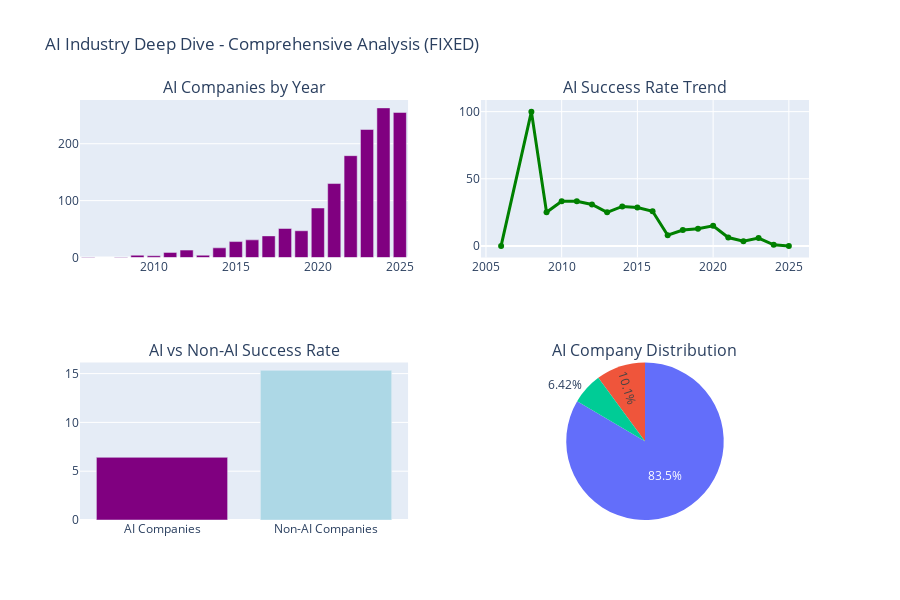

Write notebook code for a chart like this one.
### Markdown cell above
## 2.9.1. AI Industry Deep Dive

### Code cell
# Fixed AI Industry Analysis - Corrected subplot specifications
def analyze_ai_industry():
    """Deep dive analysis of AI/ML companies with proper subplot specs"""
    ai_df = df[df['is_ai']].copy()
    
    if len(ai_df) == 0:
        print("⚠️  No AI companies found in dataset")
        return None
    
    print(f"\n🤖 AI INDUSTRY DEEP DIVE (FIXED)")
    print("="*60)
    print(f"📊 AI Companies Overview:")
    print(f"  Total AI Companies: {len(ai_df):,}")
    print(f"  Success Rate: {ai_df['is_successful'].mean()*100:.1f}%")
    print(f"  Active Companies: {(ai_df['status'] == 'Active').sum():,}")
    print(f"  Solo Founders: {ai_df['is_solo_founder'].sum():,} ({ai_df['is_solo_founder'].mean()*100:.1f}%)")
    print(f"  SF Bay Area: {ai_df['is_sf_bay'].sum():,} ({ai_df['is_sf_bay'].mean()*100:.1f}%)")
    print(f"  International: {(~ai_df['is_us']).sum():,} ({(~ai_df['is_us']).mean()*100:.1f}%)")
    
    # AI-specific tags analysis
    ai_tags = []
    for tags in ai_df['tags'].dropna():
        if isinstance(tags, list):
            ai_tags.extend(tags)
    
    ai_tag_counts = pd.Series(ai_tags).value_counts()
    print(f"\n🏷️  TOP AI-RELATED TAGS:")
    for i, (tag, count) in enumerate(ai_tag_counts.head(10).items(), 1):
        print(f"  {i:2d}. {tag}: {count} companies")
    
    # AI success by year
    ai_yearly = ai_df.groupby('batch_year').agg({
        'company_id': 'count',
        'is_successful': 'mean',
        'team_size': 'mean'
    }).round(3)
    ai_yearly.columns = ['AI_Companies', 'AI_Success_Rate', 'Avg_Team_Size']
    ai_yearly = ai_yearly.dropna()
    
    print(f"\n📈 AI COMPANIES BY YEAR:")
    print(ai_yearly.tail(10).to_string())
    
    # AI vs Non-AI comparison
    non_ai_df = df[~df['is_ai']].copy()
    
    comparison = pd.DataFrame({
        'Metric': [
            'Total Companies',
            'Success Rate (%)',
            'Avg Team Size',
            'Solo Founder %',
            'SF Bay Area %',
            'International %'
        ],
        'AI Companies': [
            len(ai_df),
            ai_df['is_successful'].mean() * 100,
            ai_df['team_size'].mean(),
            ai_df['is_solo_founder'].mean() * 100,
            ai_df['is_sf_bay'].mean() * 100,
            (~ai_df['is_us']).mean() * 100
        ],
        'Non-AI Companies': [
            len(non_ai_df),
            non_ai_df['is_successful'].mean() * 100,
            non_ai_df['team_size'].mean(),
            non_ai_df['is_solo_founder'].mean() * 100,
            non_ai_df['is_sf_bay'].mean() * 100,
            (~non_ai_df['is_us']).mean() * 100
        ]
    })
    
    comparison['Difference'] = comparison['AI Companies'] - comparison['Non-AI Companies']
    comparison = comparison.round(2)
    
    print(f"\n🔄 AI vs NON-AI COMPARISON:")
    print(comparison.to_string(index=False))
    
    # AI industry trends visualization with CORRECT subplot specs
    fig = make_subplots(
        rows=2, cols=2,
        subplot_titles=(
            'AI Companies by Year',
            'AI Success Rate Trend',
            'AI vs Non-AI Success Rate',
            'AI Company Distribution'
        ),
        specs=[[{"type": "bar"}, {"type": "scatter"}],
               [{"type": "bar"}, {"type": "pie"}]]
    )
    
    # 1. AI Companies by Year
    fig.add_trace(
        go.Bar(x=ai_yearly.index, y=ai_yearly['AI_Companies'], 
               name='AI Companies', marker_color='purple'),
        row=1, col=1
    )
    
    # 2. AI Success Rate Trend
    fig.add_trace(
        go.Scatter(x=ai_yearly.index, y=ai_yearly['AI_Success_Rate']*100, 
                   mode='lines+markers', name='AI Success Rate %',
                   line=dict(color='green', width=3)),
        row=1, col=2
    )
    
    # 3. AI vs Non-AI Success Rate
    fig.add_trace(
        go.Bar(x=['AI Companies', 'Non-AI Companies'], 
               y=[ai_df['is_successful'].mean()*100, non_ai_df['is_successful'].mean()*100],
               name='Success Rate %', marker_color=['purple', 'lightblue']),
        row=2, col=1
    )
    
    # 4. AI Company Distribution (PIE CHART - now properly specified)
    ai_status = ai_df['status'].value_counts()
    fig.add_trace(
        go.Pie(labels=ai_status.index, values=ai_status.values,
               name='AI Company Status'),
        row=2, col=2
    )
    
    fig.update_layout(
        title='AI Industry Deep Dive - Comprehensive Analysis (FIXED)',
        showlegend=False,
        height=600
    )
    
    fig.show()
    
    return ai_df, comparison

# Run the FIXED AI industry analysis
print("🤖 AI Industry Deep Dive Analysis (FIXED)")
ai_results, ai_comparison = analyze_ai_industry_fixed()

### Figure 1 — Plotly figure (JSON) as saved in the notebook; plotly's stock layout.template omitted (floating-point values rounded to 4 significant figures)
{"data": [{"marker": {"color": "purple"}, "name": "AI Companies", "type": "bar", "x": [2006, 2008, 2009, 2010, 2011, 2012, 2013, 2014, 2015, 2016, 2017, 2018, 2019, 2020, 2021, 2022, 2023, 2024, 2025], "xaxis": "x", "y": [1, 1, 4, 3, 9, 13, 4, 17, 28, 31, 38, 51, 47, 87, 130, 179, 225, 263, 255], "yaxis": "y"}, {"line": {"color": "green", "width": 3}, "mode": "lines+markers", "name": "AI Success Rate %", "type": "scatter", "x": [2006, 2008, 2009, 2010, 2011, 2012, 2013, 2014, 2015, 2016, 2017, 2018, 2019, 2020, 2021, 2022, 2023, 2024, 2025], "xaxis": "x2", "y": [0, 100, 25, 33.3, 33.3, 30.8, 25, 29.4, 28.6, 25.8, 7.9, 11.8, 12.8, 14.9, 6.2, 3.4, 5.8, 0.8, 0], "yaxis": "y2"}, {"marker": {"color": ["purple", "lightblue"]}, "name": "Success Rate %", "type": "bar", "x": ["AI Companies", "Non-AI Companies"], "xaxis": "x3", "y": [6.421, 15.33], "yaxis": "y3"}, {"domain": {"x": [0.55, 1], "y": [0, 0.375]}, "labels": ["Active", "Inactive", "Acquired"], "name": "AI Company Status", "type": "pie", "values": [1157, 140, 89]}], "layout": {"annotations": [{"font": {"size": 16}, "showarrow": false, "text": "AI Companies by Year", "x": 0.225, "xanchor": "center", "xref": "paper", "y": 1, "yanchor": "bottom", "yref": "paper"}, {"font": {"size": 16}, "showarrow": false, "text": "AI Success Rate Trend", "x": 0.775, "xanchor": "center", "xref": "paper", "y": 1, "yanchor": "bottom", "yref": "paper"}, {"font": {"size": 16}, "showarrow": false, "text": "AI vs Non-AI Success Rate", "x": 0.225, "xanchor": "center", "xref": "paper", "y": 0.375, "yanchor": "bottom", "yref": "paper"}, {"font": {"size": 16}, "showarrow": false, "text": "AI Company Distribution", "x": 0.775, "xanchor": "center", "xref": "paper", "y": 0.375, "yanchor": "bottom", "yref": "paper"}], "height": 600, "showlegend": false, "title": {"text": "AI Industry Deep Dive - Comprehensive Analysis (FIXED)"}, "xaxis": {"anchor": "y", "domain": [0, 0.45]}, "xaxis2": {"anchor": "y2", "domain": [0.55, 1]}, "xaxis3": {"anchor": "y3", "domain": [0, 0.45]}, "yaxis": {"anchor": "x", "domain": [0.625, 1]}, "yaxis2": {"anchor": "x2", "domain": [0.625, 1]}, "yaxis3": {"anchor": "x3", "domain": [0, 0.375]}}}
